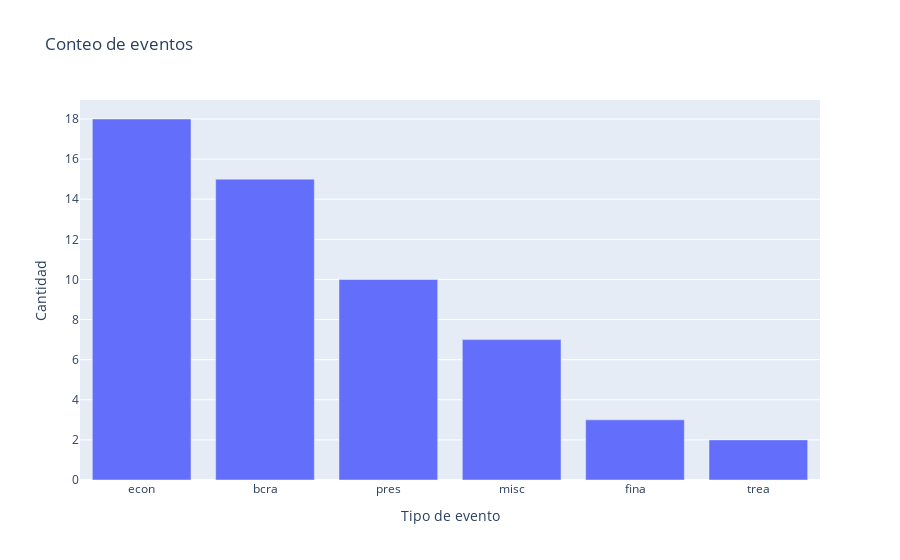

Notebook cell for this chart:
### Code cell
fig = px.bar(x = events['t'].value_counts().index, y = events['t'].value_counts().values,
             labels={'y': 'Cantidad', 'x': 'Tipo de evento'}, title='Conteo de eventos')
fig

### Figure 1 — Plotly figure (JSON) as saved in the notebook; plotly's stock layout.template omitted (floating-point values rounded to 4 significant figures)
{"data": [{"alignmentgroup": "True", "hovertemplate": "Tipo de evento=%{x}<br>Cantidad=%{y}<extra></extra>", "legendgroup": "", "marker": {"color": "#636efa", "pattern": {"shape": ""}}, "name": "", "offsetgroup": "", "orientation": "v", "showlegend": false, "textposition": "auto", "type": "bar", "x": ["econ", "bcra", "pres", "misc", "fina", "trea"], "xaxis": "x", "y": [18, 15, 10, 7, 3, 2], "yaxis": "y"}], "layout": {"barmode": "relative", "legend": {"tracegroupgap": 0}, "title": {"text": "Conteo de eventos"}, "xaxis": {"anchor": "y", "domain": [0, 1], "title": {"text": "Tipo de evento"}}, "yaxis": {"anchor": "x", "domain": [0, 1], "title": {"text": "Cantidad"}}}}
